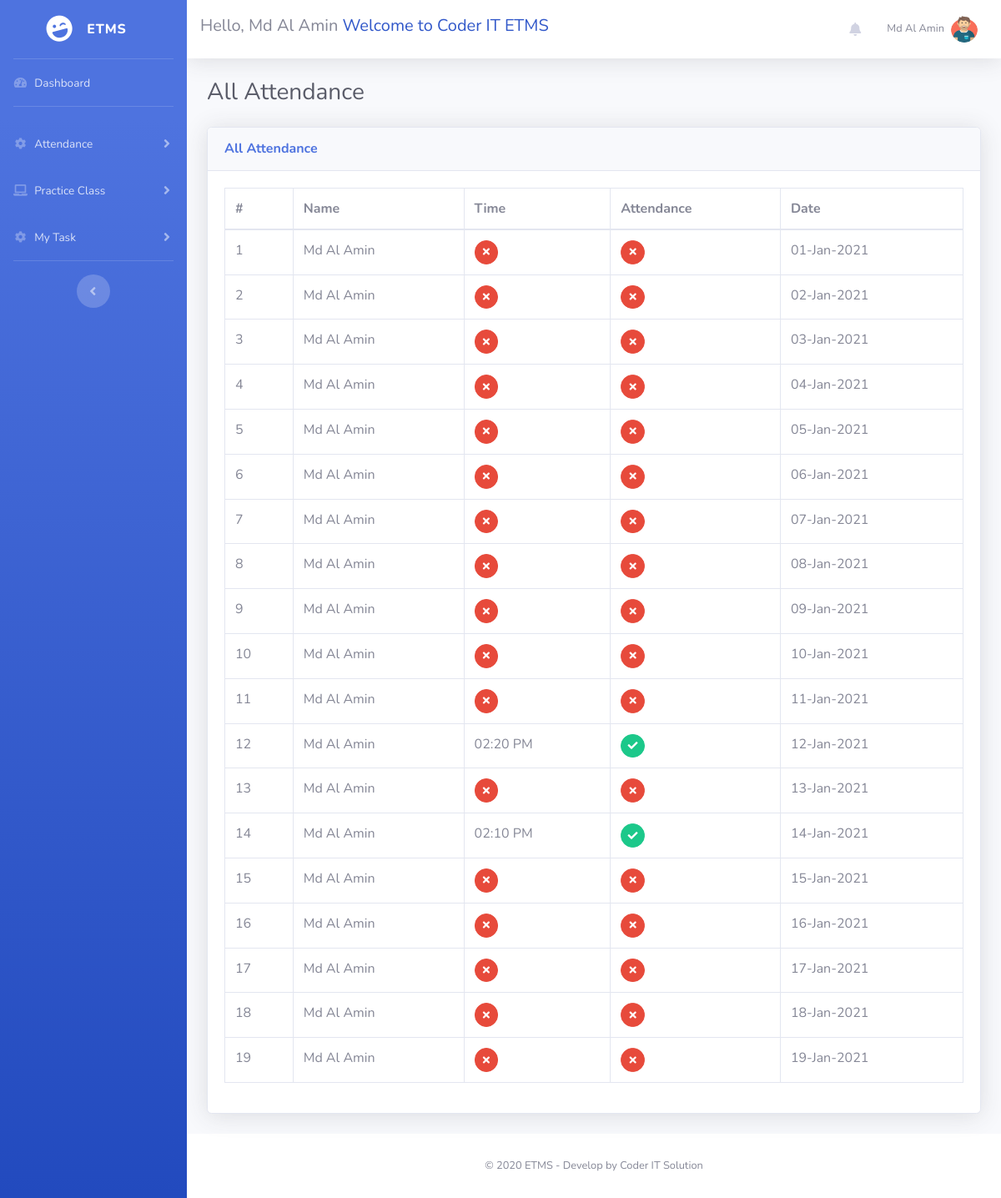
The app's page /monthlyAttendance.php (signed in) with its own data.
### tables this page shows
CREATE TABLE `em_users` (
  `u_id` int(11) NOT NULL,
  `first_name` varchar(255) NOT NULL,
  `last_name` varchar(255) NOT NULL,
  `email` varchar(255) NOT NULL,
  `mobile` varchar(255) NOT NULL,
  `birthday` date NOT NULL,
  `blood_group` varchar(100) NOT NULL,
  `father_name` varchar(255) NOT NULL,
  `mother_name` varchar(255) NOT NULL,
  `f_or_m_mobile` varchar(100) NOT NULL,
  `edu` varchar(100) DEFAULT NULL,
  `address` varchar(255) DEFAULT NULL,
  `password` varchar(255) NOT NULL,
  `register_date` datetime NOT NULL,
  `email_verify` int(100) NOT NULL DEFAULT 0,
  `email_verify_code` varchar(100) DEFAULT NULL,
  `mobile_verify` int(11) NOT NULL DEFAULT 0,
  `mobile_verify_code` varchar(100) DEFAULT NULL,
  `photo` varchar(255) DEFAULT NULL,
  `reset_code` int(11) DEFAULT NULL
);

CREATE TABLE `em_attendance` (
  `at_id` int(11) NOT NULL,
  `em_id` varchar(100) NOT NULL,
  `attendance` int(11) NOT NULL DEFAULT 0,
  `user_time` datetime NOT NULL,
  `system_time` datetime NOT NULL,
  `latitude` varchar(255) NOT NULL,
  `longitude` varchar(255) NOT NULL,
  `ip_address` varchar(255) NOT NULL,
  `device_details` text NOT NULL
);

### functions.php (called while the page is built, shortened)
<?php
require_once('config.php');
function em_user($id,$col){
	global $pdo;
    $stm=$pdo->prepare("SELECT $col FROM em_users WHERE u_id=?");
    $stm->execute(array($id));
   	$result=$stm->fetchAll(PDO::FETCH_ASSOC);
    return $result[0]["$col"];
}
function checkAttendance($user_id,$checkDate){
    global $pdo;
    $stm=$pdo->prepare("SELECT * FROM em_attendance WHERE em_id=? AND DATE(user_time) = ?");
    $stm->execute(array($user_id,$checkDate));
    return $result = $stm->rowCount();
}
function checkAttInfo($user_id,$checkDate,$col){
    global $pdo;
    $stm=$pdo->prepare("SELECT * FROM em_attendance WHERE em_id=? AND DATE(user_time) = ?");
    $stm->execute(array($user_id,$checkDate));
    $result=$stm->fetchAll(PDO::FETCH_ASSOC);
    return $result[0]["$col"];
}
 ?>

### monthlyAttendance.php (the view)
<?php require_once('header.php');
if(isset($_COOKIE['rememberUser'])){
    $user_id = $_COOKIE['rememberUser'];
}else{
    $user_id = $_SESSION['em_user'][0]['u_id'];
}
?>
<h1 class="h3 mb-4 text-gray-800">All Attendance</h1>
<div class="card shadow mb-4">
    <div class="card-header py-3">
        <h6 class="m-0 font-weight-bold text-primary">All Attendance</h6>
    </div>
    <div class="card-body">
        <div class="table-responsive">
            <table class="table table-bordered" id="dataTable" width="100%" cellspacing="0">
                <thead>
                    <tr>
                        <th>#</th>
                        <th>Name</th>
                        <th>Time</th>
                        <th>Attendance</th>
                        <th>Date</th>
                    </tr>
                </thead>
                <tbody>
                  	<?php
                  	$start_date = 1;
                  	$end_date = date('d');
                  	for ($i=$start_date; $i <= $end_date; $i++) {
                  		$check_date = date('Y-m-').$i;
                  		if(checkAttendance($user_id,$check_date) == 1 ):
                  		;?>
                  			<tr>
		                        <td><?php echo $i;?></td>
		                        <td><?php
		                        echo em_user($user_id,'first_name')." ".em_user($user_id,'last_name'); ?>
		                        </td>
		                        <td><?php
		                        $userTime = checkAttInfo($user_id,$check_date,'user_time');
		                        echo date('h:i A',strtotime($userTime)); ?></td>
		                        <td>
		                        <?php
		                        $attendance = checkAttInfo($user_id,$check_date,'attendance');
		                        if($attendance == 1){
		                        	echo '<span class="btn btn-success btn-circle btn-sm"><i  class="fas fa-check "></i></span>';
		                        }else{
		                        	echo '<span class="btn btn-danger btn-circle btn-sm"><i  class="fas fa-times "></i></span>';
		                        }
		                         ?></td>
		                        <td><?php echo date('d-M-Y',strtotime($check_date)) ?></td>
		                    </tr>
                    	<?php else : ?>
                  			<tr>
		                      <td><?php echo $i; ?></td>
		                      <td><?php
		                        echo em_user($user_id,'first_name')." ".em_user($user_id,'last_name'); ?>
		                        </td>
		                      <td><?php echo '<span class="btn btn-danger btn-circle btn-sm"><i  class="fas fa-times "></i></span>'; ?></td>
		                     <td><?php echo '<span class="btn btn-danger btn-circle btn-sm"><i  class="fas fa-times "></i></span>'; ?></td>
		                       <td><?php echo date('d-M-Y',strtotime($check_date)) ?></td>
		                    </tr>
                  		<?php endif;
                  	}
                  	 ?>
                </tbody>
            </table>
        </div>
    </div>
</div>
<?php require_once('footer.php'); ?>

### header.php (shortened to what this page needs)
<?php
require_once('config.php');
require_once('functions.php');
if(isset($_COOKIE['rememberUser'])){
    $user_id = $_COOKIE['rememberUser'];
}else{
    $user_id = $_SESSION['em_user'][0]['u_id'];
}
 ?>
<!DOCTYPE html>
<html lang="en">
<head>
     <link href="assets/vendor/datatables/dataTables.bootstrap4.min.css" rel="stylesheet">
    <link href="assets/vendor/fontawesome-free/css/all.min.css" rel="stylesheet" type="text/css">
      <link rel="stylesheet" href="admin/assets/bundles/summernote/summernote-bs4.css">
    <link href="assets/css/sb-admin-2.min.css" rel="stylesheet">
    <link href="https://cdnjs.cloudflare.com/ajax/libs/jquery-ui-timepicker-addon/1.6.3/jquery-ui-timepicker-addon.min.css" rel="stylesheet">
    <link rel="stylesheet" href="//code.jquery.com/ui/1.12.1/themes/base/jquery-ui.css">
    <link href="assets/css/custom.css" rel="stylesheet">
</head>
<body id="page-top">
    <div id="wrapper">
        <ul class="navbar-nav bg-gradient-primary sidebar sidebar-dark accordion" id="accordionSidebar">
            <a class="sidebar-brand d-flex align-items-center justify-content-center" href="index.php">
                <div class="sidebar-brand-icon rotate-n-15">
                    <i class="fas fa-laugh-wink"></i>
                </div>
                <div class="sidebar-brand-text mx-3">ETMS</div>
            </a>
            <hr class="sidebar-divider my-0">
            <li class="nav-item">
                <a class="nav-link" href="index.php">
                    <i class="fas fa-fw fa-tachometer-alt"></i>
                    <span>Dashboard</span></a>
            </li>
            <hr class="sidebar-divider">
            <li class="nav-item">
                <a class="nav-link collapsed" href="#" data-toggle="collapse" data-target="#collapseTwo"
                    aria-expanded="true" aria-controls="collapseTwo">
                    <i class="fas fa-fw fa-cog"></i>
                    <span>Attendance</span>
                </a>
            </li>
            <li class="nav-item">
                <a class="nav-link collapsed" href="#" data-toggle="collapse" data-target="#collapse3"
                    aria-expanded="true" aria-controls="collapse3">
                    <i class="fas fa-fw fa-laptop"></i>
                    <span>Practice Class</span>
                </a>
            </li>
            <li class="nav-item">
                <a class="nav-link collapsed" href="#" data-toggle="collapse" data-target="#collapse4"
                    aria-expanded="true" aria-controls="collapse4">
                    <i class="fas fa-fw fa-cog"></i>
                    <span>My Task</span>
                </a>
            </li>
            <hr class="sidebar-divider">
            <div class="text-center d-none d-md-inline">
                <button class="rounded-circle border-0" id="sidebarToggle"></button>
            </div>
        </ul>
        <div id="content-wrapper" class="d-flex flex-column">
            <div id="content">
                <nav class="navbar navbar-expand navbar-light bg-white topbar mb-4 static-top shadow">
                    <h5>Hello, <?php echo em_user($user_id,'first_name')." ".em_user($user_id,'last_name') ?> <span style="color:#3057C9">Welcome to Coder IT ETMS</span></h5>
                    <ul class="navbar-nav ml-auto">
                        <li class="nav-item dropdown no-arrow mx-1">
                            <a class="nav-link dropdown-toggle" href="#" id="alertsDropdown" role="button"
                                data-toggle="dropdown" aria-haspopup="true" aria-expanded="false">
                                <i class="fas fa-bell fa-fw"></i>
                            </a>
                        </li>
                        <li class="nav-item dropdown no-arrow">
                            <a class="nav-link dropdown-toggle" href="#" id="userDropdown" role="button"
                                data-toggle="dropdown" aria-haspopup="true" aria-expanded="false">
                            <span class="mr-2 d-none d-lg-inline text-gray-600 small">
                                <?php
                                 echo em_user($user_id,'first_name')." ".em_user($user_id,'last_name');
                                ?>
                            </span>
                                <img class="img-profile rounded-circle"
                                    src="
                                    <?php
                                    $photo = em_user($user_id,'photo');
                                    if($photo == null){
                                        echo "assets/img/undraw_profile.svg";
                                    }else{
                                        echo "profilephotos/".$photo;
                                    }
                                     ?>
                                    ">
                            </a>
                        </li>
                    </ul>
                </nav>
                <div class="container-fluid">

### records on screen
em_users: first_name "Md Al", last_name "Amin", photo (picture)
em_attendance: user_time "02:20 PM", attendance.first_name "Md Al", attendance.last_name "Amin"
em_attendance: attendance.first_name "Md Al", attendance.last_name "Amin"

### other values on screen
date('h:i A',strtotime($userTime)) "02:10 PM"
